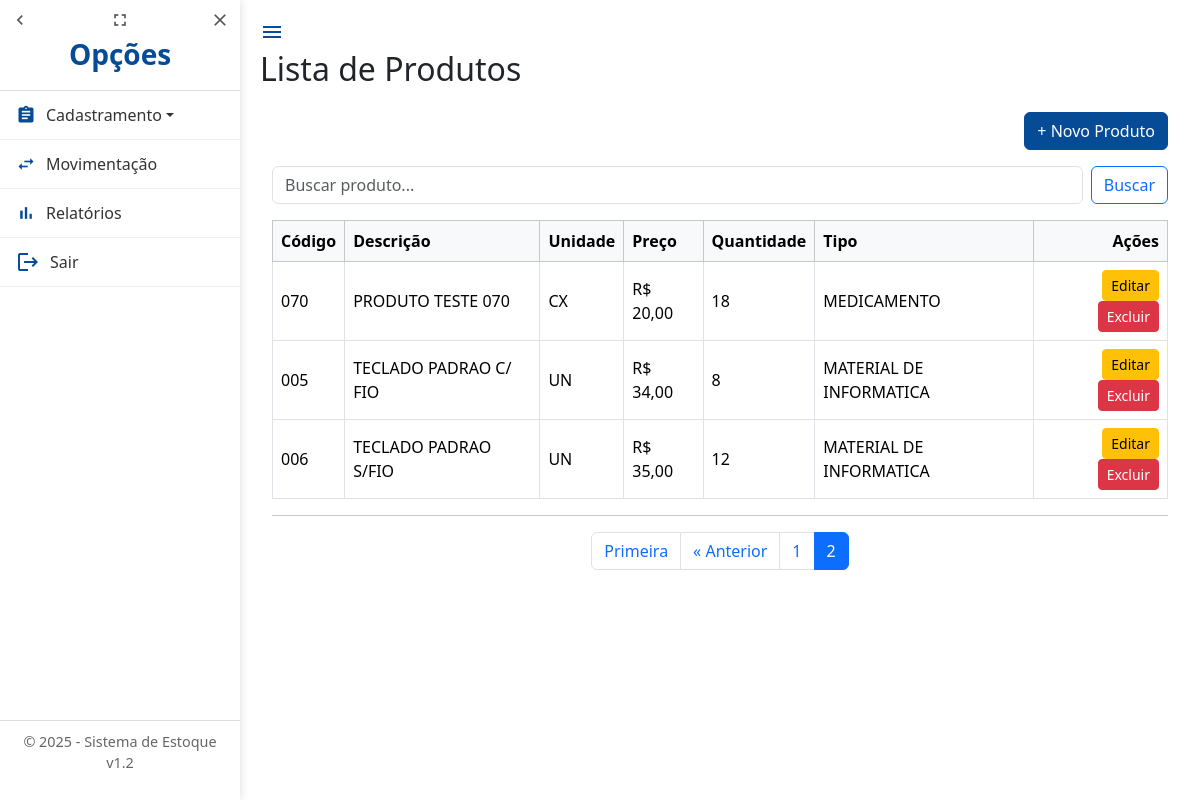
Page /?page=2 (signed in) on the committed database.
### estoque/models.py (models this page shows, shortened)
class Produto(models.Model):
    codigo = models.CharField(
        max_length=20,
        unique=True,
        verbose_name="Código"
    )
    descricao = models.CharField(
        max_length=255,
        verbose_name="Descrição"
    )
    preco = models.DecimalField(
        max_digits=10,
        decimal_places=2,
        verbose_name="Preço Unitário"
    )
    quantidade_estoque = models.PositiveIntegerField(
        verbose_name="Quantidade em Estoque"
    )
    tipo_produto = models.ForeignKey(
        TipoProduto,
        on_delete=models.PROTECT,
        related_name="produtos",
        verbose_name="Tipo de Produto"
    )
    unidade = models.ForeignKey(
        Unidade,
        on_delete=models.PROTECT,
        related_name="unidades",
        verbose_name="Unidade"
    )
    class Meta:
        verbose_name = "Produto"
        verbose_name_plural = "Produtos"
        ordering = ['descricao']

class Unidade(models.Model):
    nome = models.CharField(
        max_length=10,
        unique=True,
        verbose_name="Unidade",
        help_text="Ex.: UN, CX, KG"
    )
    class Meta:
        verbose_name = "Unidade"
        verbose_name_plural = "Unidades"
        ordering = ['nome']

class TipoProduto(models.Model):
    nome = models.CharField(
        max_length=100,
        unique=True,
        verbose_name="Tipo de Produto"
    )
    class Meta:
        verbose_name = "Tipo de Produto"
        verbose_name_plural = "Tipos de Produtos"
        ordering = ['nome']

### estoque/views.py (the view)
# urls.py: path('', views.produto_list, name='home'),
@login_required(login_url='login')
def produto_list(request):
    query = request.GET.get('q')
    produtos = Produto.objects.select_related('tipo_produto').order_by('descricao')
    if query:
        produtos = produtos.filter(descricao__icontains=query)
    paginator = Paginator(produtos, 10)  # 10 produtos por página
    page_number = request.GET.get('page')
    produtos = paginator.get_page(page_number)
    return render(request, 'produto_list.html', {'produtos': produtos})

### templates/produto_list.html (shortened to what this page needs)
{% extends 'base.html' %}
{% block page_title %}Lista de Produtos{% endblock %}
{% block content %}
<div class="container mt-4">
    <div class="mb-3 text-end">
        <a href="{% url 'produto_create' %}" class="btn btn-primary">+ Novo Produto</a>
    </div>
    <form method="get" class="mb-3 d-flex" role="search">
        <input type="text" name="q" class="form-control me-2" placeholder="Buscar produto..." value="{{ request.GET.q }}">
        <button type="submit" class="btn btn-outline-primary">Buscar</button>
    </form>
    <div class="table-responsive">
        <table class="table table-hover table-bordered align-middle">
            <thead class="table-light">
                <tr>
                    <th>Código</th>
                    <th>Descrição</th>
                    <th>Unidade</th>
                    <th>Preço</th>
                    <th>Quantidade</th>
                    <th>Tipo</th>
                    <th class="text-end">Ações</th>
                </tr>
            </thead>
            <tbody>
                {% for produto in produtos %}
                    <tr>
                        <td>{{ produto.codigo }}</td>
                        <td>{{ produto.descricao }}</td>
                        <td>{{ produto.unidade.nome }}</td>
                        <td>R$ {{ produto.preco }}</td>
                        <td>{{ produto.quantidade_estoque }}</td>
                        <td>{{ produto.tipo_produto.nome }}</td>
                        <td class="text-end">
                            <a href="{% url 'produto_update' produto.pk %}" class="btn btn-sm btn-warning">Editar</a>
                            <a href="{% url 'produto_delete' produto.pk %}" class="btn btn-sm btn-danger">Excluir</a>
                        </td>
                    </tr>
                {% empty %}
                    <tr><td colspan="7" class="text-center">Nenhum produto cadastrado.</td></tr>
                {% endfor %}
            </tbody>
        </table>
        <hr>
        {% if produtos.has_other_pages %}
            <nav aria-label="Navegação de páginas">
            <ul class="pagination justify-content-center">
                {% if produtos.has_previous %}
                <li class="page-item">
                    <a class="page-link" href="?page=1{% if request.GET.q %}&q={{ request.GET.q }}{% endif %}">Primeira</a>
                </li>
                <li class="page-item">
                    <a class="page-link" href="?page={{ produtos.previous_page_number }}{% if request.GET.q %}&q={{ request.GET.q }}{% endif %}">&laquo; Anterior</a>
                </li>
                {% endif %}
                {% for num in produtos.paginator.page_range %}
                {% if produtos.number == num %}
                    <li class="page-item active"><span class="page-link">{{ num }}</span></li>
                {% elif num > produtos.number|add:'-3' and num < produtos.number|add:'3' %}
                    <li class="page-item"><a class="page-link" href="?page={{ num }}{% if request.GET.q %}&q={{ request.GET.q }}{% endif %}">{{ num }}</a></li>
                {% endif %}
                {% endfor %}
            </ul>
            </nav>
        {% endif %}
    </div>
</div>
{% endblock %}

### static/css/style.css (style rules this page uses)
body { margin: 0; font-family: "Segoe UI", Arial, sans-serif; background-color: #f8f9fa; }
.btn-primary { background-color: #054b96 !important; border-color: #054b96 !important; color: white !important; }

### rows in the picture
Produto: codigo "070", descricao "PRODUTO TESTE 070", unidade.nome "CX", preco "20,00", quantidade_estoque "18", tipo_produto.nome "MEDICAMENTO"
Produto: codigo "005", descricao "TECLADO PADRAO C/ FIO", unidade.nome "UN", preco "34,00", quantidade_estoque "8", tipo_produto.nome "MATERIAL DE INFORMATICA"
Produto: codigo "006", descricao "TECLADO PADRAO S/FIO", unidade.nome "UN", preco "35,00", quantidade_estoque "12", tipo_produto.nome "MATERIAL DE INFORMATICA"

### other values in the picture
{{ num }} "1"
{{ num }} "2"
